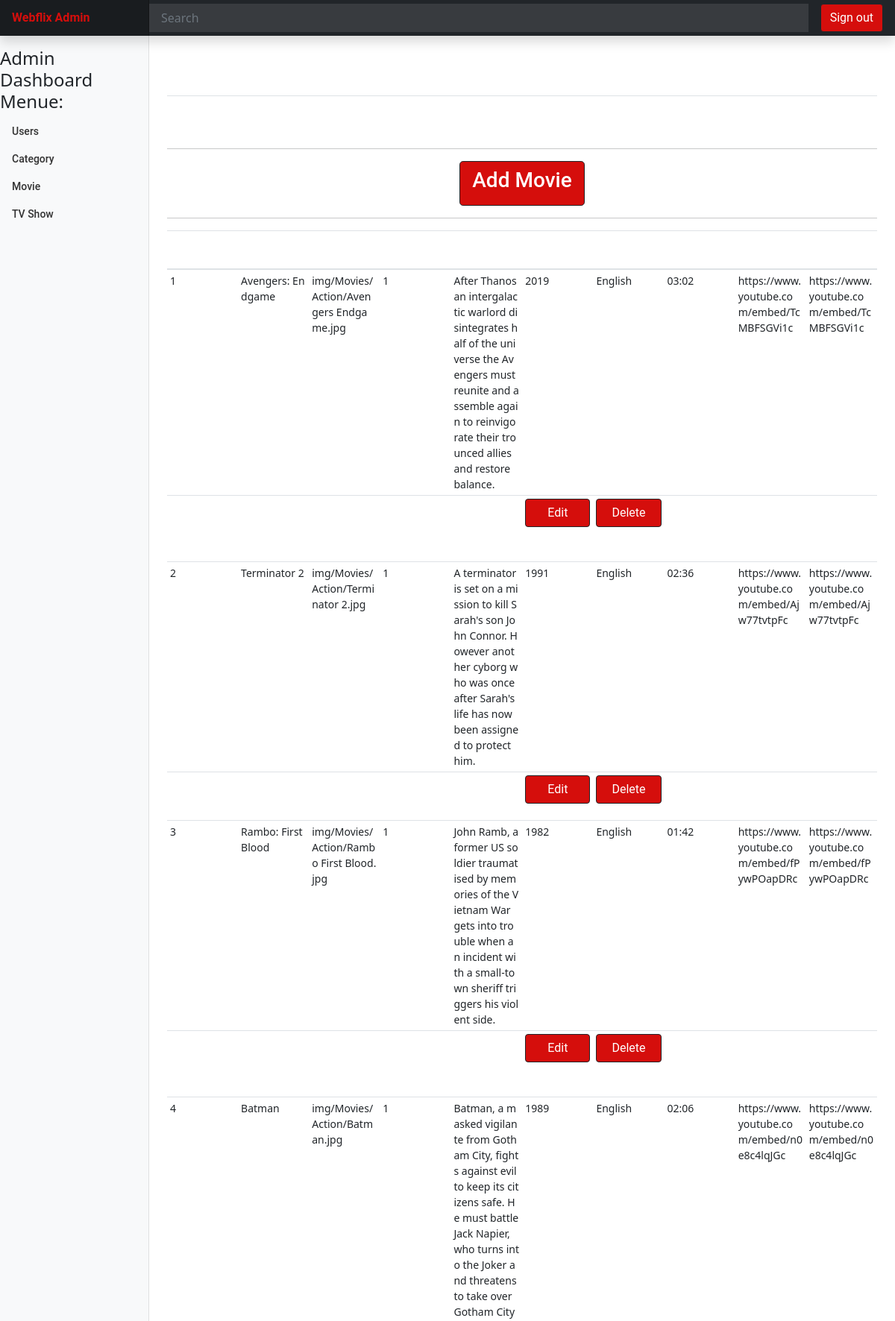
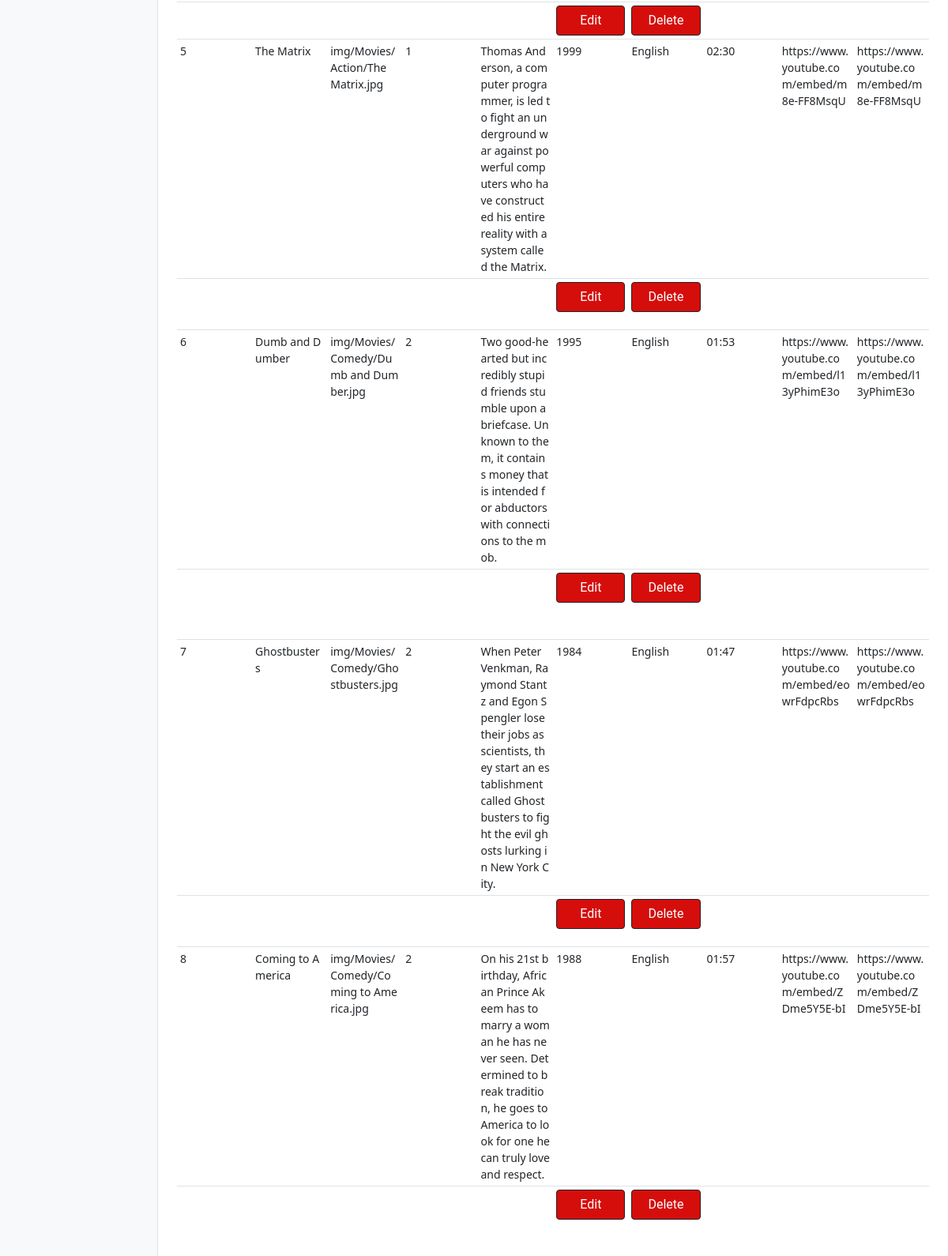
The app's page /Webflix_admin/dash_mov.php (signed in, upper part) with its own data (2 pictures, top to bottom).
### tables this page shows
CREATE TABLE IF NOT EXISTS `movies_webflix` (
  `mov_id` int(11) NOT NULL AUTO_INCREMENT,
  `mov_title` varchar(50) NOT NULL,
  `mov_image` varchar(500) NOT NULL,
  `cat_id` int(11) NOT NULL,
  `mov_description` varchar(500) NOT NULL,
  `mov_release_year` year(4) NOT NULL,
  `mov_language` varchar(25) NOT NULL,
  `mov_duration` varchar(5) NOT NULL,
  `mov_trailer` varchar(250) NOT NULL,
  `mov_link` varchar(250) NOT NULL,
  PRIMARY KEY (`mov_id`)
);

### Webflix_admin/dash_mov.php (the view, shortened to what this page needs)
<!doctype html>
<html lang="en">
<?php
include ( 'includes/header_sign_out.php' ) ;
require ( 'includes/connect_db.php' ) ;
include ( 'includes/side_dash.php' ) ;
?>
        <main class="col-md-9 ms-sm-auto col-lg-10 px-md-4">
      <div class="d-flex justify-content-between flex-wrap flex-md-nowrap align-items-center pt-3 pb-2 mb-3 border-bottom">
      <h1>Dashboard</h1>
      </div>
      <h2>Movies</h2>
      <hr>
           <div class="container">
           <div class="col-lg d-flex justify-content-center">
         <a href="add_mov.php"
         class="btn btn-dark btn-lg" style="background-color: #D50e0c;"><h3>Add Movie</h3></a>
        </div>
        </div>
        <hr>
      <div class="table-responsive-sm">
        <table class="table table-striped table-sm">
            <thead>
            <tr>
              <th >Movie ID</th>
              <th >Movie Title</th>
              <th >Movie Image</th>
              <th >Category ID</th>
              <th >Movie Description</th>
              <th >Release Year</th>
              <th >Movie Language</th>
              <th >Movie Duration</th>
              <th >Movie Trailer</th>
              <th >Movie Link</th>
            </tr>
<?php
$q = "SELECT * FROM movies_webflix ORDER BY `movies_webflix`.`cat_id` ASC";
	$r = mysqli_query( $link, $q ) ;
	if ( mysqli_num_rows( $r ) > 0 )
	{
	while ( $row = mysqli_fetch_array( $r, MYSQLI_ASSOC ))
	{
	echo '
      <tr>
        <td class="col-1">'.$row['mov_id'].'</td>
        <td class="col-1">'.$row['mov_title'].'</td>
        <td class="col-1">'.$row['mov_image'].'</td>
        <td class="col-1">'.$row['cat_id'].'</td>
        <td class="col-1">'.$row['mov_description'].'</td>
        <td class="col-1">'.$row['mov_release_year'].'</td>
        <td class="col-1">'.$row['mov_language'].'</td>
        <td class="col-1">'.$row['mov_duration'].'</td>
        <td class="col-1">'.$row['mov_trailer'].'</td>
        <td class="col-1">'.$row['mov_link'].'</td>
    </tr>
    <tr>
        <td></td>
        <td></td>
        <td></td>
        <td></td>
        <td class="col-1"><h5>'.$row['mov_title'].':</h3></td>
        <td class="col-1"><a href="edit_mov.php?id='.$row['mov_id'].'"
        class="btn btn-dark btn-block" style="background-color: #D50e0c;">Edit</a></td>
        <td class="col-1"><a href="delete_mov.php?id='.$row['mov_id'].'"
        class="btn btn-dark btn-block" style="background-color: #D50e0c;">Delete</a></td>
    </tr>
 	';
			 }
	}
	else { echo '<p>There are currently no items to show.</p>' ; }
	?>
        </table>
      </div>
    </main>
  </body>
</html>

### Webflix_admin/css/dashboard.css (style rules this page uses)
body { font-size: .875rem; }
h1 { color: #fff; font-family: 'Roboto', sans-serif; }
h2 { color: #fff; font-family: 'Roboto', sans-serif; }
h5 { color: #fff; font-family: 'Roboto', sans-serif; }
a { color: #fff; font-family: 'Roboto', sans-serif; }
th { color: #fff; font-family: 'Roboto', sans-serif; }
td { word-break: break-all; }

### records on screen
movies_webflix: mov_id "1", mov_title "Avengers: Endgame", mov_image "img/Movies/Action/Avengers Endgame.jpg", cat "1", mov_description "After Thanos an intergalactic warlord disintegrates half of the universe the Avengers must reunite and assemble again to reinvigorate their trounced allies and restore balance.", mov_release_year "2019", mov_language "English", mov_duration "03:02", mov_trailer "https://www.youtube.com/embed/TcMBFSGVi1c", mov_link "https://www.youtube.com/embed/TcMBFSGVi1c"
movies_webflix: mov_id "2", mov_title "Terminator 2", mov_image "img/Movies/Action/Terminator 2.jpg", cat "1", mov_description "A terminator is set on a mission to kill Sarah's son John Connor. However another cyborg who was once after Sarah's life has now been assigned to protect him.", mov_release_year "1991", mov_language "English", mov_duration "02:36", mov_trailer "https://www.youtube.com/embed/Ajw77tvtpFc", mov_link "https://www.youtube.com/embed/Ajw77tvtpFc"
movies_webflix: mov_id "3", mov_title "Rambo: First Blood", mov_image "img/Movies/Action/Rambo First Blood.jpg", cat "1", mov_description "John Ramb, a former US soldier traumatised by memories of the Vietnam War gets into trouble when an incident with a small-town sheriff triggers his violent side.", mov_release_year "1982", mov_language "English", mov_duration "01:42", mov_trailer "https://www.youtube.com/embed/fPywPOapDRc", mov_link "https://www.youtube.com/embed/fPywPOapDRc"
movies_webflix: mov_id "4", mov_title "Batman", mov_image "img/Movies/Action/Batman.jpg", cat "1", mov_description "Batman, a masked vigilante from Gotham City, fights against evil to keep its citizens safe. He must battle Jack Napier, who turns into the Joker and threatens to take over Gotham City", mov_release_year "1989", mov_language "English", mov_duration "02:06", mov_trailer "https://www.youtube.com/embed/n0e8c4lqJGc", mov_link "https://www.youtube.com/embed/n0e8c4lqJGc"
movies_webflix: mov_id "5", mov_title "The Matrix", mov_image "img/Movies/Action/The Matrix.jpg", cat "1", mov_description "Thomas Anderson, a computer programmer, is led to fight an underground war against powerful computers who have constructed his entire reality with a system called the Matrix.", mov_release_year "1999", mov_language "English", mov_duration "02:30", mov_trailer "https://www.youtube.com/embed/m8e-FF8MsqU", mov_link "https://www.youtube.com/embed/m8e-FF8MsqU"
movies_webflix: mov_id "6", mov_title "Dumb and Dumber", mov_image "img/Movies/Comedy/Dumb and Dumber.jpg", cat "2", mov_description "Two good-hearted but incredibly stupid friends stumble upon a briefcase. Unknown to them, it contains money that is intended for abductors with connections to the mob.", mov_release_year "1995", mov_language "English", mov_duration "01:53", mov_trailer "https://www.youtube.com/embed/l13yPhimE3o", mov_link "https://www.youtube.com/embed/l13yPhimE3o"
movies_webflix: mov_id "7", mov_title "Ghostbusters", mov_image "img/Movies/Comedy/Ghostbusters.jpg", cat "2", mov_description "When Peter Venkman, Raymond Stantz and Egon Spengler lose their jobs as scientists, they start an establishment called Ghostbusters to fight the evil ghosts lurking in New York City.", mov_release_year "1984", mov_language "English", mov_duration "01:47", mov_trailer "https://www.youtube.com/embed/eowrFdpcRbs", mov_link "https://www.youtube.com/embed/eowrFdpcRbs"
movies_webflix: mov_id "8", mov_title "Coming to America", mov_image "img/Movies/Comedy/Coming to America.jpg", cat "2", mov_description "On his 21st birthday, African Prince Akeem has to marry a woman he has never seen. Determined to break tradition, he goes to America to look for one he can truly love and respect.", mov_release_year "1988", mov_language "English", mov_duration "01:57", mov_trailer "https://www.youtube.com/embed/ZDme5Y5E-bI", mov_link "https://www.youtube.com/embed/ZDme5Y5E-bI"
